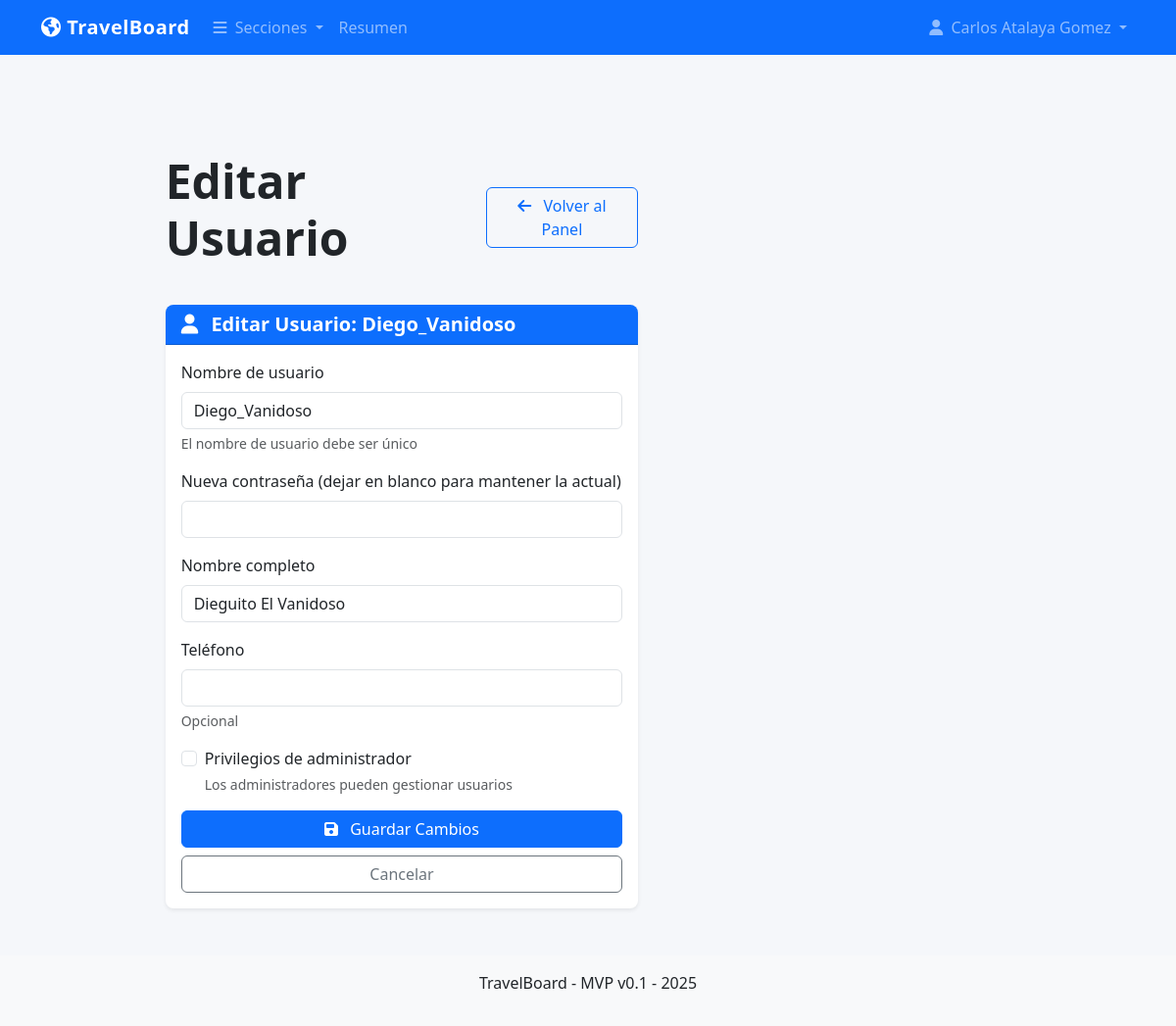
/auth/admin/user/2/edit (signed in), run on the app's committed database.
### models.py (models this page shows, shortened)
class User(UserMixin, db.Model):
    id = db.Column(db.Integer, primary_key=True)
    username = db.Column(db.String(80), unique=True, nullable=False)
    password_hash = db.Column(db.String(200), nullable=False)
    name = db.Column(db.String(100), nullable=False)
    phone = db.Column(db.String(20), nullable=True)
    is_admin = db.Column(db.Boolean, default=False)

### auth.py (the view, shortened to what this page needs)
@auth.route('/admin/user/<int:user_id>/edit', methods=['GET', 'POST'])
@login_required
@admin_required
def edit_user(user_id):
    user = User.query.get_or_404(user_id)
    current_date = datetime.now(pytz.UTC)
    return render_template('user_form.html', action='edit', user=user, current_date=current_date)

### app.py (called while the page is built)
@login_manager.user_loader
def load_user(user_id):
    return User.query.get(int(user_id))

@app.before_request
def check_initial_setup():
    public_endpoints = ['static', 'setup', 'auth.login', 'auth.logout']
    if request.endpoint in public_endpoints:
        return None
    user_count = User.query.count()
    if user_count == 0 and request.endpoint != 'setup':
        return redirect(url_for('setup'))
    if not current_user.is_authenticated and request.endpoint not in public_endpoints:
        return redirect(url_for('auth.login'))

### auth.py (called while the page is built)
def admin_required(f):
    @wraps(f)
    def decorated_function(*args, **kwargs):
        if not current_user.is_authenticated or not current_user.is_admin:
            flash('Se requieren permisos de administrador para acceder a esta página', 'danger')
            return redirect(url_for('auth.login'))
        return f(*args, **kwargs)
    return decorated_function

### templates/user_form.html (shortened to what this page needs)
{% extends "base.html" %}
{% block content %}
<div class="row">
    <div class="col-12 col-md-8 mx-auto">
        <div class="d-flex justify-content-between align-items-center mb-4">
            <h1 class="display-5">
                {% if action == 'add' %}
                    Añadir Usuario
                {% else %}
                    Editar Usuario
                {% endif %}
            </h1>
            <a href="{{ url_for('auth.admin_panel') }}" class="btn btn-outline-primary">
                <i class="fas fa-arrow-left me-2"></i> Volver al Panel
            </a>
        </div>
        <div class="card">
            <div class="card-header bg-primary text-white">
                <h5 class="mb-0">
                    <i class="fas fa-user me-2"></i>
                    {% if action == 'add' %}
                        Nuevo Usuario
                    {% else %}
                        Editar Usuario: {{ user.username }}
                    {% endif %}
                </h5>
            </div>
            <div class="card-body">
                <form method="POST">
                    <div class="mb-3">
                        <label for="username" class="form-label">Nombre de usuario</label>
                        <input type="text" class="form-control" id="username" name="username"
                               value="{{ user.username if user else '' }}" required>
                        <div class="form-text">El nombre de usuario debe ser único</div>
                    </div>
                    <div class="mb-3">
                        <label for="password" class="form-label">
                            {% if action == 'add' %}
                                Contraseña
                            {% else %}
                                Nueva contraseña (dejar en blanco para mantener la actual)
                            {% endif %}
                        </label>
                        <input type="password" class="form-control" id="password" name="password"
                               {% if action == 'add' %}required{% endif %}>
                    </div>
                    <div class="mb-3">
                        <label for="name" class="form-label">Nombre completo</label>
                        <input type="text" class="form-control" id="name" name="name"
                               value="{{ user.name if user else '' }}" required>
                    </div>
                    <div class="mb-3">
                        <label for="phone" class="form-label">Teléfono</label>
                        <input type="text" class="form-control" id="phone" name="phone"
                               value="{{ user.phone if user else '' }}">
                        <div class="form-text">Opcional</div>
                    </div>
                    <div class="mb-3 form-check">
                        <input type="checkbox" class="form-check-input" id="is_admin" name="is_admin"
                               {% if user and user.is_admin %}checked{% endif %}>
                        <label class="form-check-label" for="is_admin">Privilegios de administrador</label>
                        <div class="form-text">Los administradores pueden gestionar usuarios</div>
                    </div>
                    <div class="d-grid gap-2">
                        <button type="submit" class="btn btn-primary">
                            {% if action == 'add' %}
                                <i class="fas fa-plus me-2"></i> Crear Usuario
                            {% else %}
                                <i class="fas fa-save me-2"></i> Guardar Cambios
                            {% endif %}
                        </button>
                        <a href="{{ url_for('auth.admin_panel') }}" class="btn btn-outline-secondary">Cancelar</a>
                    </div>
                </form>
            </div>
        </div>
    </div>
</div>
{% endblock %}

### templates/base.html (shortened to what this page needs)
<!DOCTYPE html>
<html lang="es">
<head>
    <link href="https://cdn.jsdelivr.net/npm/bootstrap@5.3.0/dist/css/bootstrap.min.css" rel="stylesheet">
    <link rel="stylesheet" href="https://cdnjs.cloudflare.com/ajax/libs/font-awesome/6.4.0/css/all.min.css">
    <link rel="stylesheet" href="{{ url_for('static', filename='css/main.css') }}">
    <link rel="stylesheet" href="{{ url_for('static', filename='css/responsive.css') }}">
</head>
<body>
    <header class="fixed-top">
        <nav class="navbar navbar-expand-lg navbar-dark bg-primary">
            <div class="container">
                <a class="navbar-brand" href="/">
                    <i class="fas fa-globe-americas"></i> TravelBoard
                </a>
                <div class="collapse navbar-collapse" id="mainNav">
                    <ul class="navbar-nav me-auto">
                        <li class="nav-item dropdown">
                            <a class="nav-link dropdown-toggle" href="#" id="sectionDropdown" role="button" data-bs-toggle="dropdown" aria-expanded="false">
                                <i class="fas fa-bars me-1"></i> Secciones
                            </a>
                        </li>
                        <li class="nav-item">
                            <a class="nav-link" href="/#overview">Resumen</a>
                        </li>
                    </ul>
                    <ul class="navbar-nav">
                        {% if current_user.is_authenticated %}
                            <li class="nav-item dropdown">
                                <a class="nav-link dropdown-toggle" href="#" id="userDropdown" role="button" data-bs-toggle="dropdown" aria-expanded="false">
                                    <i class="fas fa-user me-1"></i> {{ current_user.name }}
                                </a>
                            </li>
                        {% else %}
                            <li class="nav-item">
                                <a class="nav-link" href="{{ url_for('auth.login') }}">
                                    <i class="fas fa-sign-in-alt me-1"></i> Iniciar sesión
                                </a>
                            </li>
                        {% endif %}
                    </ul>
                </div>
            </div>
        </nav>
    </header>
    <main class="container mt-5 pt-5">
        <div class="row">
            <div class="col-lg-8">
                {% block content %}{% endblock %}
            </div>
            <div class="col-lg-4">
            </div>
        </div>
    </main>
    <footer class="mt-5 py-3 bg-light">
        <div class="container text-center">
            <p>TravelBoard - MVP v0.1 - {% if current_date %}{{ current_date.strftime('%Y') }}{% else %}{{ now().year }}{% endif %}</p>
        </div>
    </footer>
</body>
</html>

### static/css/main.css (style rules this page uses)
:root { --primary-color: #0d6efd; --secondary-color: #6c757d; --accent-color: #fd7e14; --success-color: #198754; --info-color: #0dcaf0; --warning-color: #ffc107; --danger-color: #dc3545; --light-color: #f8f9fa; --dark-color: #212529; }
body { font-family: 'Segoe UI', Tahoma, Geneva, Verdana, sans-serif; background-color: #f5f7fa; color: var(--dark-color); padding-top: 60px; }
a { color: var(--primary-color); text-decoration: none; transition: color 0.2s ease-in-out; }
.navbar-brand { font-weight: 700; letter-spacing: 0.5px; }
.card { border: none; border-radius: 0.5rem; box-shadow: 0 0.125rem 0.25rem rgba(0, 0, 0, 0.075); transition: transform 0.2s ease-in-out, box-shadow 0.2s ease-in-out; }
.card-header { border-radius: 0.5rem 0.5rem 0 0 !important; font-weight: 600; }
h1, h2, h3, h4, h5, h6 { font-weight: 600; margin-bottom: 1rem; }
.display-5, .display-6 { font-weight: 600; }
html { scroll-behavior: smooth; scroll-padding-top: 70px; }

### static/css/responsive.css (style rules this page uses)
@media (min-width: 1200px) { .container { max-width: 1140px; } }

### data on the page
User: name "Carlos Atalaya Gomez"
User: username "Diego_Vanidoso", name "Dieguito El Vanidoso"
